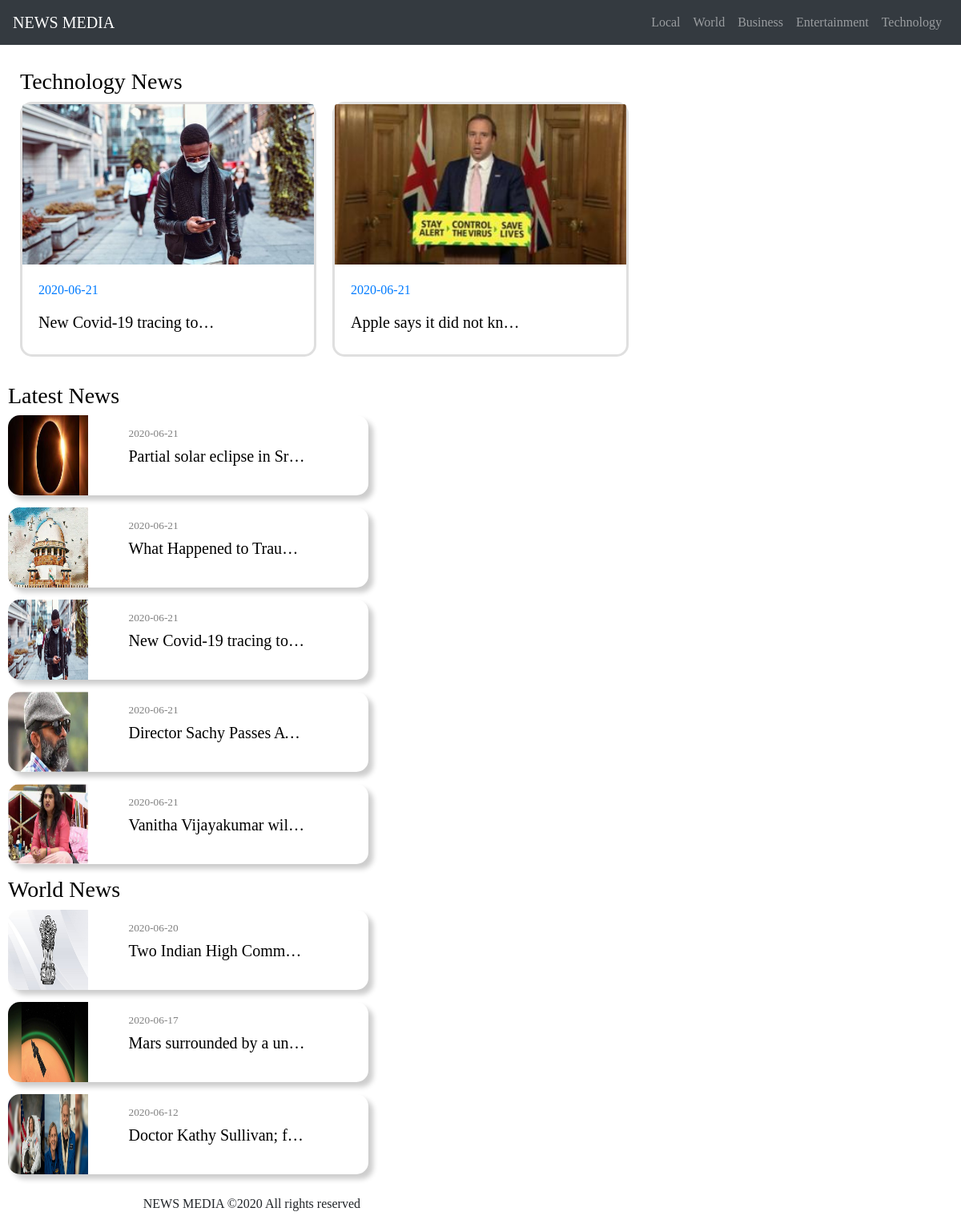
Page /Technology.php on the committed database.
### tables this page shows
CREATE TABLE `news` (
  `id` int(11) NOT NULL,
  `newsdate` date NOT NULL,
  `type` varchar(50) NOT NULL,
  `headline` varchar(250) NOT NULL,
  `description` varchar(50000) NOT NULL,
  `img` varchar(250) NOT NULL
);

### web/Technology.php (the view, shortened to what this page needs)
<?php include "db.php";?>
<!DOCTYPE html>
<html lang="en">
<head>
  <link rel='stylesheet' href='../styles/bootstrap.min.css'>
  <link rel="stylesheet" href="../styles/style.css">
</head>
<body style="background-color: blueS;">
  <nav class="navbar navbar-expand-sm bg-dark navbar-dark fixed-top">
    <a class="navbar-brand" href="index.php">NEWS MEDIA</a>
    <div class="collapse navbar-collapse" id="collapsibleNavbar">
      <ul class="navbar-nav ml-auto">
        <li class="nav-item">
          <a class="nav-link" href="Local.php">Local</a>
        </li>
        <li class="nav-item">
          <a class="nav-link" href="world.php">World</a>
        </li>
        <li class="nav-item">
          <a class="nav-link" href="business.php">Business</a>
        </li>
        <li class="nav-item">
          <a class="nav-link" href="entertainment.php">Entertainment</a>
        </li>
        <li class="nav-item">
          <a class="nav-link" href="technology.php">Technology</a>
        </li>
      </ul>
    </div>
  </nav>
  <div class="container-fluid" style="margin-top:55px;  padding: 20px; background-color: #FFF;" class="bg-dark">
      <div class="row">
          <div class="col-md rows">
               <h3>Technology News</h3>
                <div class='card-columns'>
                    <?php
                            $sql = 'select * from news where type="Technology" order by newsdate desc limit 30';
                          $res = mysqli_query($conn,$sql);
                              $result=mysqli_num_rows($res);
                          If($result>0)
                          {
                            while($row=mysqli_fetch_assoc($res))
                            {
                            ?>
                              <?php echo "
                              <div class='card card_hover' style='width:18erm;'>
                              <a href='view.php?id={$row["id"]}'>
                              <img class='card-img-top' src='../images/{$row["img"]}' alt='Card image' width='50px' height='200px'>
                              <div class='card-body'>
                                <p class='overflow-ellipsis'>{$row["newsdate"]}</p>
                                <h5 class='overflow-ellipsis'>{$row["headline"]}</h5>
                              </div>
                            </div></a>";
                            }
                          }
                          else
                          {
                            echo'uploaded soonn......';
                          }
                            ?>
                </div>
          </div>
          <div class="col-4 rows">
              <div class="row">
                  <h3>Latest News</h3>
<?php
              $sql = 'select * from news order by newsdate desc limit 5';
            $res = mysqli_query($conn,$sql);
                $result=mysqli_num_rows($res);
            If($result>0)
            {
              while($row=mysqli_fetch_assoc($res))
              {
              ?>
                <?php echo "<div class='panel'>
                  <a href='view.php?id={$row["id"]}'><div class='news'>
                  <div class='preview'>
                    <img src='../images/{$row["img"]}' class='img-rounded' height='100px' width='100px'/>
                  </div>
                  <div class='info'>
                  <h6>{$row["newsdate"]}</h6>
                  <h5 class='overflow-ellipsis'>{$row["headline"]}</h5>
                </div>
                </div></a>";
              }
            }
            else
            {
              echo'uploaded soonn......';
            }
                      ?>
                  <h3>World News</h3>
                  <?php
              $sql = 'select * from news where type="World" order by newsdate desc limit 5';
            $res = mysqli_query($conn,$sql);
                $result=mysqli_num_rows($res);
            If($result>0)
            {
              while($row=mysqli_fetch_assoc($res))
              {
              ?>
                <?php echo "<div class='panel'>
                  <a href='view.php?id={$row["id"]}'><div class='news'>
                  <div class='preview'>
                    <img src='../images/{$row["img"]}' class='img-rounded fit' height='100px' width='100px' />
                  </div>
                  <div class='info'>
                  <h6>{$row["newsdate"]}</h6>
                  <h5 class='overflow-ellipsis'>{$row["headline"]}</h5>
                </div>
                </div></a>";
              }
            }
            else
            {
              echo" world news uploaded soonn......";
            }
                      ?>
              </div>
          </div>
      </div>
          </div>
          <div class="text-right" style="padding:10px;">
        <p>NEWS MEDIA &copy2020 All rights reserved</p>
      </div>
</body>
</html>

### styles/style.css (style rules this page uses)
body { font-family: Arial, Helvetica, sans-serif; }
* { margin:0; padding:0; font-family:Geneva; box-sizing: border-box; }
.news { background:#fff; border-radius: 15px; box-shadow: 6px 6px 6px rgba(0, 0, 0, .2); display: flex; max-width: 100%; height: 100px; overflow: hidden; margin-bottom: 15px; }
h3 { color:#000; }
h5 { color:#000; width: 220px; white-space: nowrap; overflow: hidden; }
.panel a { color: #000; }
.panel a { text-decoration: none; }
.preview { width:200px; height: 200px; object-fit: fill; }
.fit { object-fit: fill; }
.info { padding: 15px; position: relative; width: 100%; }
.info h6 { color: grey; font-size: smaller; white-space: nowrap; overflow: hidden; }
.overflow-ellipsis { text-overflow: ellipsis; }
.card_hover { background:#fff; border-radius: 15px; border-width: medium; }
.card_hover a { text-decoration: none; }

### web/Technology.php (style rules this page uses)
.rows { border-radius: 10px; margin: 5px;padding: 5px; }

### rows in the picture
news: img (picture), newsdate "2020-06-21", headline "New Covid-19 tracing to…"
news: img (picture), newsdate "2020-06-21", headline "Apple says it did not kn…"
news: img (picture), newsdate "2020-06-21", headline "Partial solar eclipse in Sr…"
news: img (picture), newsdate "2020-06-21", headline "What Happened to Trau…"
news: img (picture), newsdate "2020-06-21", headline "Director Sachy Passes A…"
news: img (picture), newsdate "2020-06-21", headline "Vanitha Vijayakumar wil…"
news: img (picture), newsdate "2020-06-20", headline "Two Indian High Comm…"
news: img (picture), newsdate "2020-06-17", headline "Mars surrounded by a un…"
news: img (picture), newsdate "2020-06-12", headline "Doctor Kathy Sullivan; f…"
